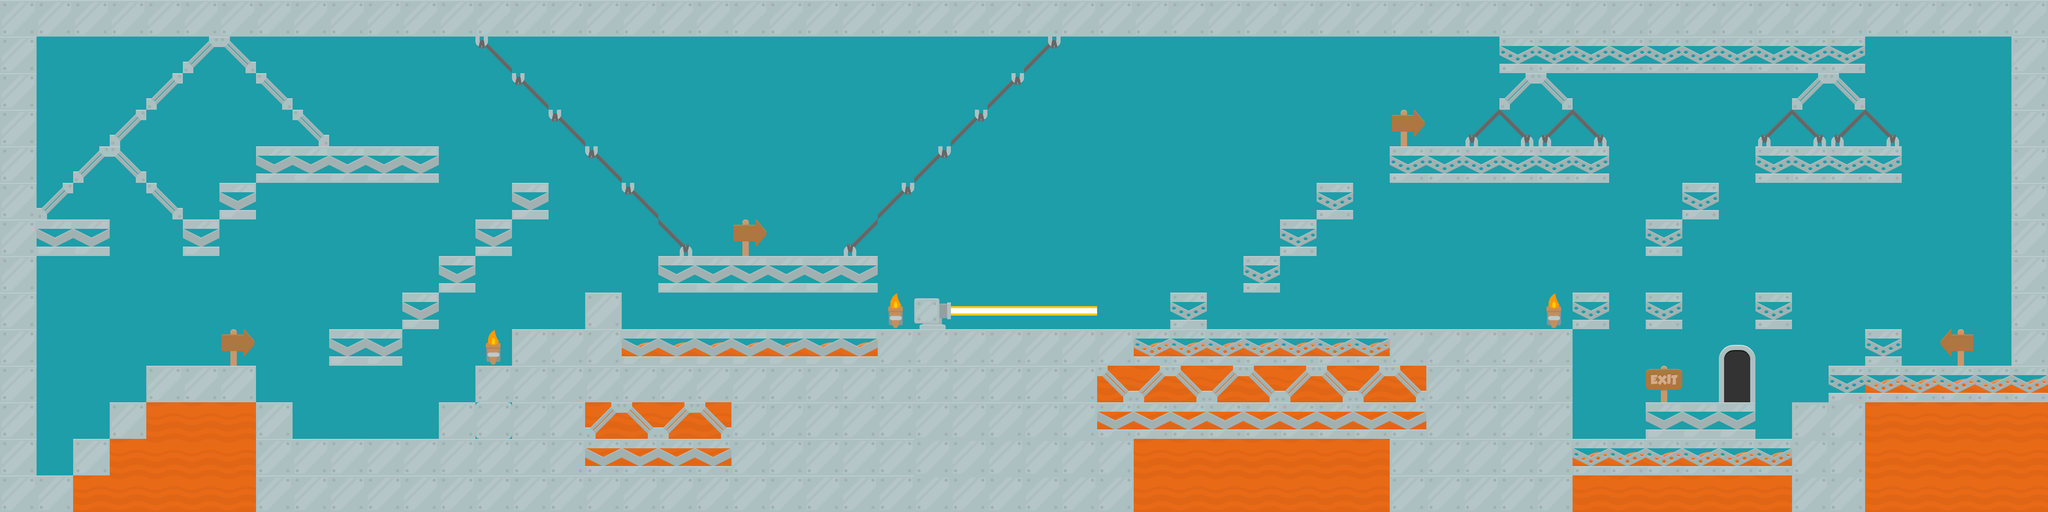

The image is a tile-based game level rendered from a .tmx file. Its description and source (layers, tilesets, objects; grid data summarised) follow:
An orthogonal 56x14 tile map with 70x70 px tiles, 4 tile layers (BackgroundLayer, DecorationLayer, CollisionLayer, FruitLayer), 6 tilesets.

<map version="1.0" orientation="orthogonal" renderorder="left-up" width="56" height="14" tilewidth="70" tileheight="70" nextobjectid="19">
 <tileset firstgid="1" name="tiles_spritesheet" tilewidth="70" tileheight="70" spacing="2">
  <image source="../CutePack/Base pack/Tiles/tiles_spritesheet.png" trans="ff00ff" width="914" height="936" />
  <tile id="44">
   <properties>
    <property name="suelo" value="true" />
   </properties>
  </tile>
  <tile id="56">
   <properties>
    <property name="suelo" value="true" />
   </properties>
  </tile>
  <tile id="68">
   <properties>
    <property name="suelo" value="true" />
   </properties>
  </tile>
  <tile id="80">
   <properties>
    <property name="suelo" value="true" />
   </properties>
  </tile>
  <tile id="91">
   <properties>
    <property name="suelo" value="true" />
   </properties>
  </tile>
  <tile id="97">
   <properties>
    <property name="fruitType" value="apple" />
   </properties>
  </tile>
  <tile id="103">
   <properties>
    <property name="suelo" value="true" />
   </properties>
  </tile>
  <tile id="115">
   <properties>
    <property name="suelo" value="true" />
   </properties>
  </tile>
  <tile id="132">
   <properties>
    <property name="desplazable" value="true" />
    <property name="suelo" value="true" />
   </properties>
  </tile>
 </tileset>
 <tileset firstgid="157" name="fondo" tilewidth="70" tileheight="70" spacing="2">
  <image source="../CutePack/Base pack/bg.png" trans="ff00ff" width="256" height="256" />
 </tileset>
 <tileset firstgid="166" name="transparent" tilewidth="70" tileheight="70">
  <image source="../CutePack/transparent.png" width="70" height="70" />
  <tile id="0">
   <properties>
    <property name="tileType" value="air" />
   </properties>
  </tile>
 </tileset>
 <tileset firstgid="167" name="Frutas-01" tilewidth="70" tileheight="70">
  <image source="../CutePack/Frutas/Frutas-01.png" width="140" height="140" />
  <tile id="0">
   <properties>
    <property name="tileType" value="manzana" />
   </properties>
  </tile>
  <tile id="1">
   <properties>
    <property name="tileType" value="uva" />
   </properties>
  </tile>
  <tile id="2">
   <properties>
    <property name="tileType" value="sandia" />
   </properties>
  </tile>
  <tile id="3">
   <properties>
    <property name="tileType" value="pera" />
   </properties>
  </tile>
 </tileset>
 <tileset firstgid="171" name="fondo" tilewidth="70" tileheight="70">
  <image source="../CutePack/Base pack/Tiles/fondo.png" width="70" height="70" />
 </tileset>
 <tileset firstgid="172" name="sheet" tilewidth="70" tileheight="70">
  <image source="../CutePack/Base pack/Tiles/sheet.png" width="980" height="490" />
 </tileset>
 <layer name="BackgroundLayer" width="56" height="14">
  <data>[784 cells, 784 non-empty, 1 distinct tile ids]</data>
 </layer>
 <layer name="DecorationLayer" width="56" height="14">
  <data>[784 cells, 181 non-empty, 16 distinct tile ids]</data>
 </layer>
 <layer name="CollisionLayer" width="56" height="14">
  <data>[784 cells, 783 non-empty, 10 distinct tile ids]</data>
 </layer>
 <layer name="FruitLayer" width="56" height="14">
  <data>[784 cells, 13 non-empty, 4 distinct tile ids]</data>
 </layer>
</map>
